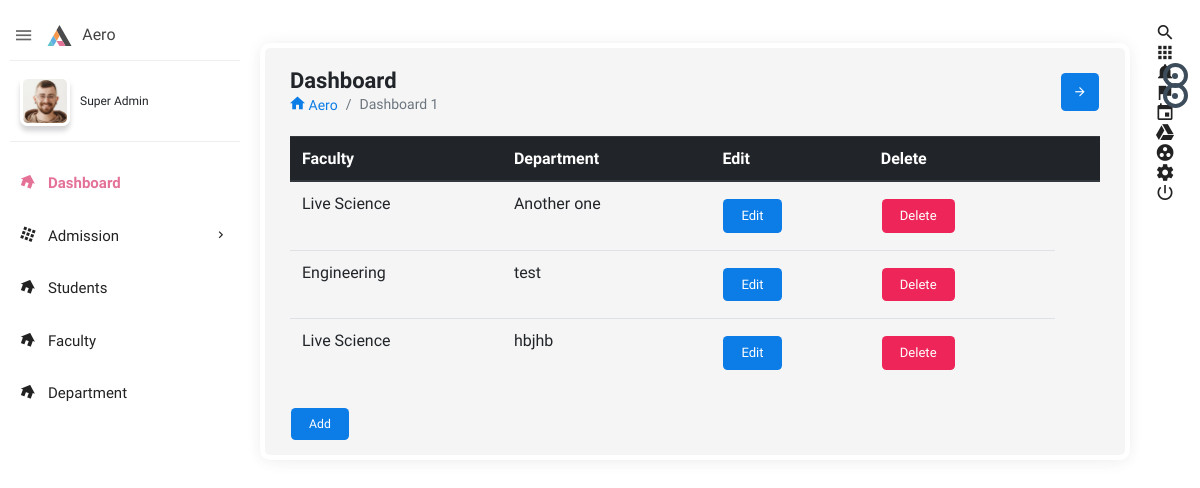
The page /administrator/department/ on the database its author committed.
### administrator/models.py (models this page shows, shortened)
class Department(models.Model):
	faculty = models.ForeignKey(Faculty, on_delete = models.CASCADE)
	department = models.CharField(max_length=100)

class Faculty(models.Model):
	faculty = models.CharField(max_length=100)
	def __str__ (self):
		return self.faculty

### administrator/views.py (the view)
# urls.py: path('department/', views.department_view, name='department'),
def department_view(request):
	domain = request.get_host()
	qs = Department.objects.all()
	faculty  = Faculty.objects.all()
	context = {'qs':qs, 'domain':domain, 'faculty':faculty}
	return render(request, 'admin1/department.html', context)

### templates/admin1/department.html (shortened to what this page needs)
{% extends 'admin1/index.html' %}
{% block body %}
<body>
<div class="col-md-12">
<div class="table-responsive">
<table class="table">
    <thead class="thead-dark">
      <tr>
        <th> Faculty</th>
        <th> Department</th>
        <th> Edit</th>
        <th>  Delete</th>
        <th></th>
      </tr>
    </thead>
    <tbody id="tablebody">
    {% for i in qs %}
      <tr id="tr{{i.id}}">
        <td id="faculty{{i.id}}">{{i.faculty}}</td>
        <td id="department{{i.id}}">{{i.department}}</td>
       <td> <button class="btn btn-primary btn-small" data-toggle="modal" data-target="#myModal" onclick="editDepartment('{{i.id}}')">Edit</button>
       </td>
        <td> <button class="btn btn-danger btn-small" onclick="deleteDepartment('{{i.id}}')">Delete</button></td>
      </tr>
	{% endfor %}
    </tbody>
  </table>
</div>
<button class="btn btn-primary" data-toggle="modal" data-target="#myModal1">Add</button>
</div>
</body>
{% endblock %}

### rows shown on the page
Department: faculty "Live Science", department "Another one"
Department: faculty "Engineering", department "test"
Department: faculty "Live Science", department "hbjhb"
